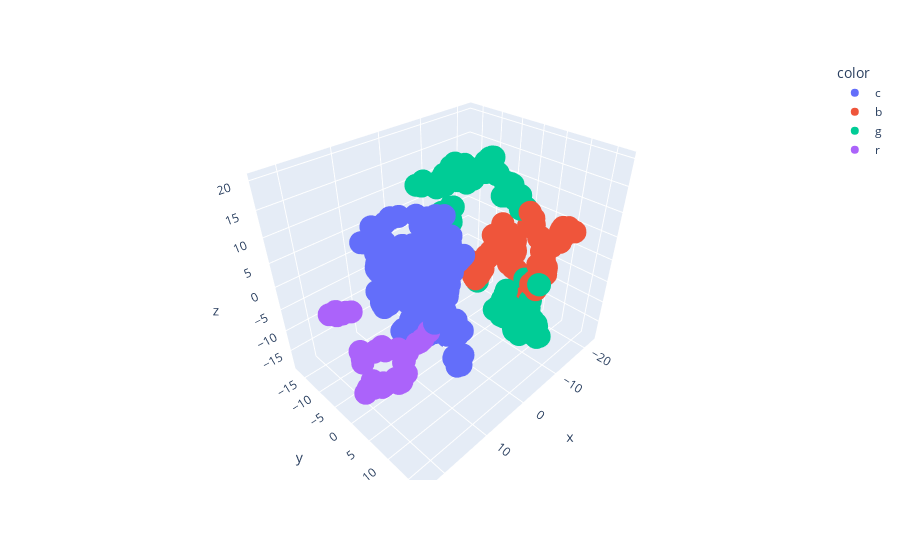

The code cell stored with this chart in its notebook:
### Markdown cell above
**Testing for 4 Clusters**

### Code cell
km2 = KMeans(n_clusters=4).fit(df)

# plot using tsne 
X_embedded  = TSNE(n_components=3, perplexity=10, random_state=24).fit_transform( df)
colors = np.array([x for x in 'bgrcmykbgrcmykbgrcmykbgrcmyk'])

fig = px.scatter_3d(x=X_embedded [:,0],y=X_embedded [:,1],z=X_embedded [:,2],color=colors[km2.labels_])
fig.show()

### Figure 1 — Plotly figure (JSON) as saved in the notebook; plotly's stock layout.template omitted (floating-point values rounded to 4 significant figures; data arrays with more than 128 entries replaced by an {"elided": "..."} marker saying what was removed)
{"data": [{"hovertemplate": "color=c<br>x=%{x}<br>y=%{y}<br>z=%{z}<extra></extra>", "legendgroup": "c", "marker": {"color": "#636efa", "symbol": "circle"}, "mode": "markers", "name": "c", "scene": "scene", "showlegend": true, "type": "scatter3d", "x": {"elided": "351 float values"}, "y": {"elided": "351 float values"}, "z": {"elided": "351 float values"}}, {"hovertemplate": "color=b<br>x=%{x}<br>y=%{y}<br>z=%{z}<extra></extra>", "legendgroup": "b", "marker": {"color": "#EF553B", "symbol": "circle"}, "mode": "markers", "name": "b", "scene": "scene", "showlegend": true, "type": "scatter3d", "x": {"elided": "151 float values"}, "y": {"elided": "151 float values"}, "z": {"elided": "151 float values"}}, {"hovertemplate": "color=g<br>x=%{x}<br>y=%{y}<br>z=%{z}<extra></extra>", "legendgroup": "g", "marker": {"color": "#00cc96", "symbol": "circle"}, "mode": "markers", "name": "g", "scene": "scene", "showlegend": true, "type": "scatter3d", "x": {"elided": "172 float values"}, "y": {"elided": "172 float values"}, "z": {"elided": "172 float values"}}, {"hovertemplate": "color=r<br>x=%{x}<br>y=%{y}<br>z=%{z}<extra></extra>", "legendgroup": "r", "marker": {"color": "#ab63fa", "symbol": "circle"}, "mode": "markers", "name": "r", "scene": "scene", "showlegend": true, "type": "scatter3d", "x": [21.51, 22.23, 23.25, 22.46, 22.35, 22.87, 20.13, 19.19, 19.19, 18.28, 18.29, 20.99, 20.95, 17.24, 13.73, 15.54, 16.03, 14.85, 14.85, 15.35, 21.3, 22.24, 22.24, 17.98, 19.28, 20.87, 19.36, 17.87, 22.14, 17.86, 22.56, 21.34, 22.84, 21.53, 22.24, 21.67, 22.49, 20.77, 22.08, 22.08, 21.82, 21.89, 21.42, 21.0, 19.25, 19.95, 19.67, 19.84, 19.88, 19.88, 22.67, 18.55, 20.64, 18.1, 17.98, 22.27, 22.2, 21.35, 22.61, 20.88, 22.63, 22.3, 22.39, 18.0, 18.88, 22.74], "y": [4.708, -5.858, 3.514, 3.142, 3.081, 3.252, 5.878, 6.439, 6.439, 6.438, 6.433, -1.228, -1.204, 7.33, 8.468, 8.226, 8.244, 8.276, 8.275, 8.187, -2.405, -2.27, -2.272, 7.196, 8.011, 3.891, 7.98, 7.206, -1.872, 7.213, 4.928, 4.996, 3.233, -4.95, 2.465, -4.785, 2.916, 5.039, -4.322, -3.849, -5.293, 4.212, -4.138, 3.781, 7.163, 4.598, 4.499, 4.382, 5.222, 5.226, -2.65, 7.054, 3.987, 6.653, 7.619, 3.81, 2.167, 5.539, 2.84, 5.513, 4.893, -4.743, 4.797, 7.151, 7.065, 2.707], "z": [-9.032, -0.03941, -10.29, -10.15, -10.13, -3.928, -8.425, -7.708, -7.708, -1.896, -1.883, 2.546, 2.552, -2.749, 0.0429, -1.144, -1.034, -0.9461, -0.9496, -1.221, 1.952, 2.19, 2.189, -7.043, -7.084, -2.463, -7.272, -4.091, 2.427, -4.069, -6.816, -8.672, -3.911, 0.7597, -4.054, 0.6356, -3.637, -8.603, 1.019, 1.325, 0.3466, -9.487, 0.8907, -2.552, -8.261, -1.74, -2.028, -1.739, -2.037, -2.039, 1.938, -7.551, -2.303, -7.93, -6.627, -9.682, -4.346, -8.813, -2.821, -8.833, -6.783, 0.7303, -8.768, -4.504, -7.909, -1.932]}], "layout": {"legend": {"title": {"text": "color"}, "tracegroupgap": 0}, "margin": {"t": 60}, "scene": {"domain": {"x": [0, 1], "y": [0, 1]}, "xaxis": {"title": {"text": "x"}}, "yaxis": {"title": {"text": "y"}}, "zaxis": {"title": {"text": "z"}}}}}
